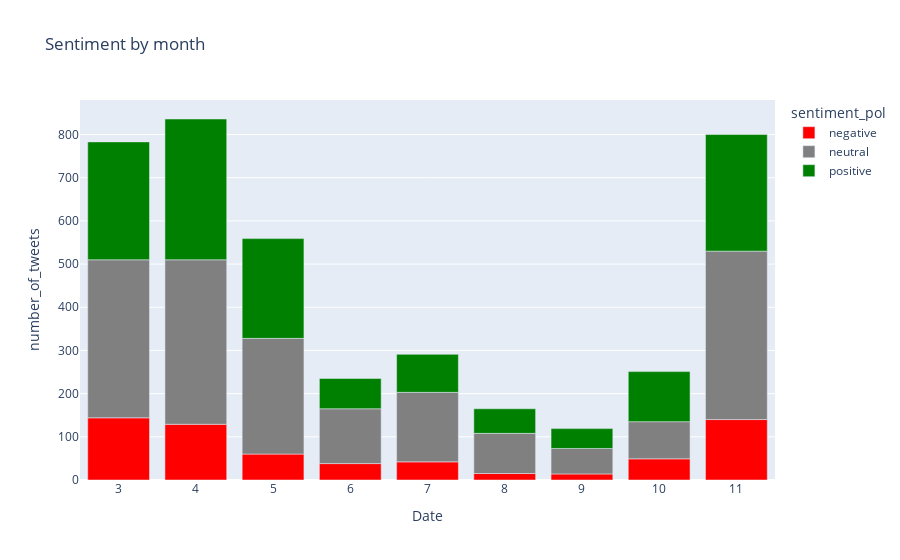

Notebook code cell kept with this figure:
### Code cell
tweet_polarity = px.bar(pol_by_month, x="Date", y="number_of_tweets", color="sentiment_pol",
color_discrete_sequence=["red", "grey", "green"],
title="Sentiment by month")
                    
tweet_polarity.show()

### Figure 1 — Plotly figure (JSON) as saved in the notebook; plotly's stock layout.template omitted (floating-point values rounded to 4 significant figures)
{"data": [{"alignmentgroup": "True", "hovertemplate": "sentiment_pol=negative<br>Date=%{x}<br>number_of_tweets=%{y}<extra></extra>", "legendgroup": "negative", "marker": {"color": "red"}, "name": "negative", "offsetgroup": "negative", "orientation": "v", "showlegend": true, "textposition": "auto", "type": "bar", "x": ["03", "04", "05", "06", "07", "08", "09", "10", "11"], "xaxis": "x", "y": [144, 129, 60, 38, 42, 15, 14, 49, 140], "yaxis": "y"}, {"alignmentgroup": "True", "hovertemplate": "sentiment_pol=neutral<br>Date=%{x}<br>number_of_tweets=%{y}<extra></extra>", "legendgroup": "neutral", "marker": {"color": "grey"}, "name": "neutral", "offsetgroup": "neutral", "orientation": "v", "showlegend": true, "textposition": "auto", "type": "bar", "x": ["03", "04", "05", "06", "07", "08", "09", "10", "11"], "xaxis": "x", "y": [366, 381, 268, 127, 161, 93, 59, 86, 390], "yaxis": "y"}, {"alignmentgroup": "True", "hovertemplate": "sentiment_pol=positive<br>Date=%{x}<br>number_of_tweets=%{y}<extra></extra>", "legendgroup": "positive", "marker": {"color": "green"}, "name": "positive", "offsetgroup": "positive", "orientation": "v", "showlegend": true, "textposition": "auto", "type": "bar", "x": ["03", "04", "05", "06", "07", "08", "09", "10", "11"], "xaxis": "x", "y": [273, 326, 231, 70, 88, 57, 46, 116, 270], "yaxis": "y"}], "layout": {"barmode": "relative", "legend": {"title": {"text": "sentiment_pol"}, "tracegroupgap": 0}, "title": {"text": "Sentiment by month"}, "xaxis": {"anchor": "y", "domain": [0, 1], "title": {"text": "Date"}}, "yaxis": {"anchor": "x", "domain": [0, 1], "title": {"text": "number_of_tweets"}}}}
